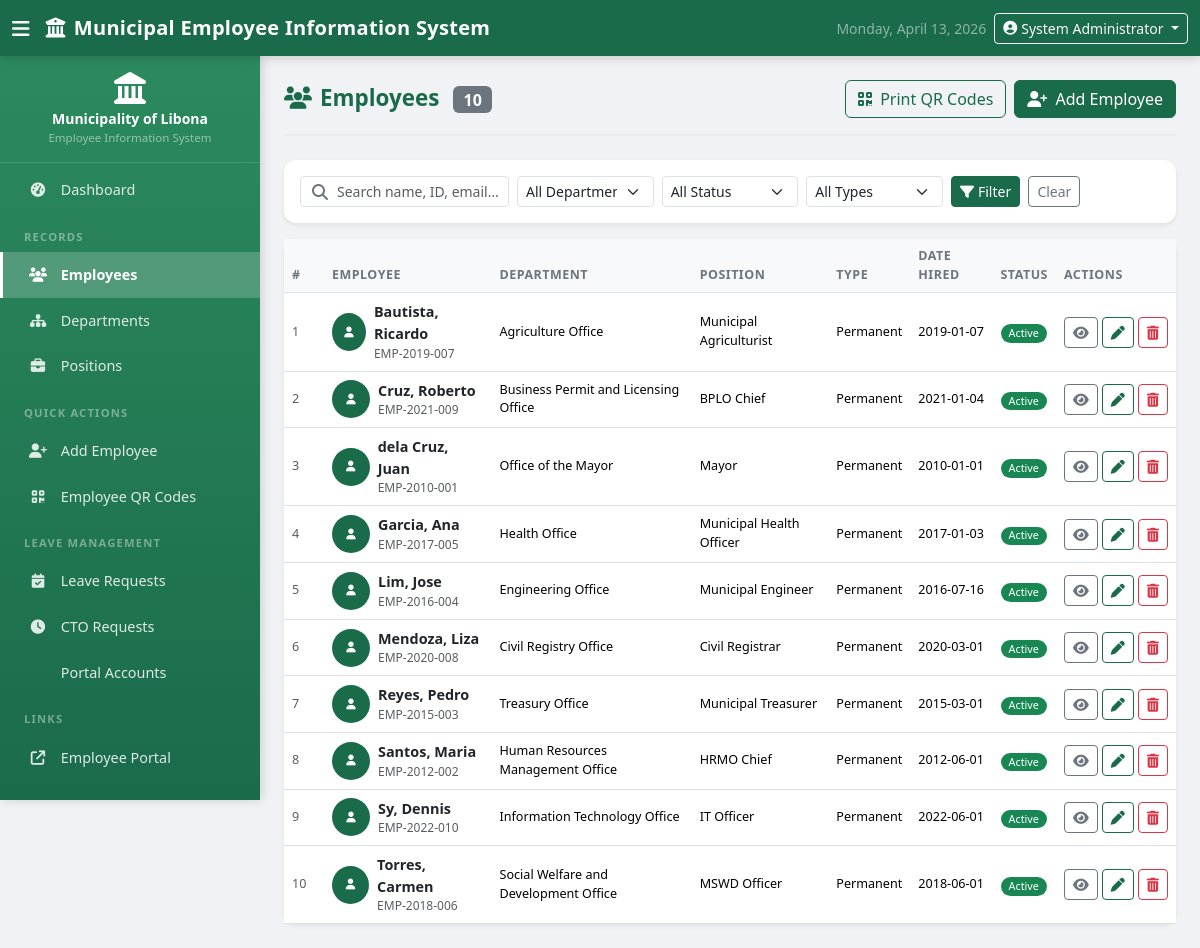
The page /employees/index.php (signed in) on the database its author committed.
### tables this page shows
CREATE TABLE IF NOT EXISTS `employees` (
  `id`                  INT(11)      NOT NULL AUTO_INCREMENT,
  `employee_id`         VARCHAR(20)  NOT NULL,
  `first_name`          VARCHAR(50)  NOT NULL,
  `last_name`           VARCHAR(50)  NOT NULL,
  `middle_name`         VARCHAR(50)  DEFAULT NULL,
  `suffix`              VARCHAR(10)  DEFAULT NULL,
  `gender`              ENUM('Male','Female') NOT NULL,
  `birthdate`           DATE         NOT NULL,
  `civil_status`        ENUM('Single','Married','Widowed','Separated','Divorced') NOT NULL,
  `address`             TEXT         NOT NULL,
  `contact_number`      VARCHAR(20)  DEFAULT NULL,
  `email`               VARCHAR(100) DEFAULT NULL,
  `department_id`       INT(11)      DEFAULT NULL,
  `position_id`         INT(11)      DEFAULT NULL,
  `employment_status`   ENUM('Active','Inactive','On Leave','Resigned','Retired') NOT NULL DEFAULT 'Active',
  `employment_type`     ENUM('Permanent','Job Order/ Contractual','Casual','Coterminous') NOT NULL,
  `date_hired`          DATE         NOT NULL,
  `photo`               VARCHAR(255) DEFAULT NULL,
  `tin_number`          VARCHAR(20)  DEFAULT NULL,
  `sss_number`          VARCHAR(20)  DEFAULT NULL,
  `gsis_number`         VARCHAR(30)  DEFAULT NULL,
  `philhealth_number`   VARCHAR(30)  DEFAULT NULL,
  `pagibig_number`              VARCHAR(20)   DEFAULT NULL,
  `height`                      VARCHAR(20)   DEFAULT NULL,
  `weight`                      VARCHAR(20)   DEFAULT NULL,
  `blood_type`                  ENUM('A+','A-','B+','B-','AB+','AB-','O+','O-') DEFAULT NULL,
  `emergency_contact_name`      VARCHAR(100)  DEFAULT NULL,
  `emergency_contact_address`   TEXT          DEFAULT NULL,
  `emergency_contact_phone`     VARCHAR(20)   DEFAULT NULL,
  `created_at`                  TIMESTAMP     NOT NULL DEFAULT CURRENT_TIMESTAMP,
  `updated_at`                  TIMESTAMP     NOT NULL DEFAULT CURRENT_TIMESTAMP ON UPDATE CURRENT_TIMESTAMP,
  PRIMARY KEY (`id`),
  UNIQUE KEY `uq_employee_id` (`employee_id`),
  KEY `fk_emp_dept` (`department_id`),
  KEY `fk_emp_pos`  (`position_id`),
  CONSTRAINT `fk_emp_dept` FOREIGN KEY (`department_id`)
    REFERENCES `departments` (`id`) ON DELETE SET NULL,
  CONSTRAINT `fk_emp_pos` FOREIGN KEY (`position_id`)
    REFERENCES `positions` (`id`) ON DELETE SET NULL
);

CREATE TABLE IF NOT EXISTS `departments` (
  `id`          INT(11)      NOT NULL AUTO_INCREMENT,
  `name`        VARCHAR(150) NOT NULL,
  `code`        VARCHAR(20)  NOT NULL,
  `description` TEXT,
  `head_name`   VARCHAR(100) DEFAULT NULL,
  `created_at`  TIMESTAMP    NOT NULL DEFAULT CURRENT_TIMESTAMP,
  `updated_at`  TIMESTAMP    NOT NULL DEFAULT CURRENT_TIMESTAMP ON UPDATE CURRENT_TIMESTAMP,
  PRIMARY KEY (`id`),
  UNIQUE KEY `uq_code` (`code`)
);

CREATE TABLE IF NOT EXISTS `positions` (
  `id`            INT(11)      NOT NULL AUTO_INCREMENT,
  `title`         VARCHAR(150) NOT NULL,
  `department_id` INT(11)      DEFAULT NULL,
  `salary_grade`  INT(3)       DEFAULT NULL,
  `description`   TEXT,
  `created_at`    TIMESTAMP    NOT NULL DEFAULT CURRENT_TIMESTAMP,
  PRIMARY KEY (`id`),
  KEY `fk_pos_dept` (`department_id`),
  CONSTRAINT `fk_pos_dept` FOREIGN KEY (`department_id`)
    REFERENCES `departments` (`id`) ON DELETE SET NULL
);

### employees/index.php (the view, shortened to what this page needs)
<?php
require_once __DIR__ . '/../config/config.php';
$db = getDB();
$search    = trim($_GET['search'] ?? '');
$where  = [];
$params = [];
$whereSql = $where ? 'WHERE ' . implode(' AND ', $where) : '';
$sql  = "SELECT e.id, e.employee_id, e.first_name, e.last_name, e.gender,
                e.contact_number, e.email, e.photo,
                e.employment_status, e.employment_type, e.date_hired,
                d.name AS dept_name, p.title AS position_title
         FROM employees e
         LEFT JOIN departments d ON d.id = e.department_id
         LEFT JOIN positions   p ON p.id = e.position_id
         {$whereSql}
         ORDER BY e.last_name, e.first_name";
$stmt = $db->prepare($sql);
$stmt->execute($params);
$employees = $stmt->fetchAll();
require_once __DIR__ . '/../includes/header.php';
?>
<div class="page-header">
    <h2><i class="fas fa-users me-2"></i>Employees
        <span class="badge bg-secondary ms-2 fs-6"><?= count($employees) ?></span>
    </h2>
    <div class="d-flex gap-2 no-print">
        <a href="<?= BASE_URL ?>/employees/qr_codes.php" class="btn btn-outline-primary">
            <i class="fas fa-qrcode me-1"></i> Print QR Codes
        </a>
        <a href="<?= BASE_URL ?>/employees/add.php" class="btn btn-primary">
            <i class="fas fa-user-plus me-1"></i> Add Employee
        </a>
    </div>
</div>
<div class="card shadow-sm mb-3 no-print">
    <div class="card-body py-3">
        <form method="GET" action="" class="row g-2 align-items-end">
            <div class="col-sm-4 col-lg-3">
                <div class="search-wrapper">
                    <i class="fas fa-search search-icon"></i>
                    <input type="text" name="search" id="tableSearch"
                           class="form-control form-control-sm"
                           placeholder="Search name, ID, email…"
                           value="<?= e($search) ?>">
                </div>
            </div>
            <div class="col-sm-3 col-lg-2">
                <select name="dept" id="deptFilter" class="form-select form-select-sm">
                    <option value="">All Departments</option>
                </select>
            </div>
            <div class="col-sm-3 col-lg-2">
                <select name="status" id="statusFilter" class="form-select form-select-sm">
                    <option value="">All Status</option>
                </select>
            </div>
            <div class="col-sm-3 col-lg-2">
                <select name="type" class="form-select form-select-sm">
                    <option value="">All Types</option>
                </select>
            </div>
            <div class="col-auto">
                <button type="submit" class="btn btn-primary btn-sm">
                    <i class="fas fa-filter me-1"></i>Filter
                </button>
                <a href="<?= BASE_URL ?>/employees/index.php"
                   class="btn btn-outline-secondary btn-sm ms-1">
                    Clear
                </a>
            </div>
        </form>
    </div>
</div>
<div class="card shadow-sm">
    <div class="card-body p-0">
        <div class="table-responsive">
            <table class="table table-hover mb-0">
                <thead>
                    <tr>
                        <th style="width:40px">#</th>
                        <th>Employee</th>
                        <th>Department</th>
                        <th>Position</th>
                        <th>Type</th>
                        <th>Date Hired</th>
                        <th>Status</th>
                        <th class="no-print" style="width:120px">Actions</th>
                    </tr>
                </thead>
                <tbody>
                <?php if (empty($employees)): ?>
                <tr>
                    <td colspan="8" class="text-center text-muted py-4">
                        <i class="fas fa-users fa-2x d-block mb-2 opacity-25"></i>
                        No employees found.
                        <a href="<?= BASE_URL ?>/employees/add.php">Add the first one →</a>
                    </td>
                </tr>
                <?php else: ?>
                <?php foreach ($employees as $i => $emp): ?>
                <tr>
                    <td class="text-muted small align-middle"><?= $i + 1 ?></td>
                    <td class="align-middle">
                        <div class="d-flex align-items-center gap-2">
                            <?php if ($emp['photo'] && file_exists(UPLOAD_DIR . $emp['photo'])): ?>
                                <img src="<?= UPLOAD_URL . e($emp['photo']) ?>"
                                     class="emp-photo-sm" alt="">
                            <?php else: ?>
                                <div class="emp-photo-placeholder-sm">
                                </div>
                            <?php endif; ?>
                            <div>
                                <a href="<?= BASE_URL ?>/employees/view.php?id=<?= $emp['id'] ?>"
                                   class="text-decoration-none fw-semibold text-dark">
                                    <?= e($emp['last_name'] . ', ' . $emp['first_name']) ?>
                                </a>
                                <div class="text-muted" style="font-size:.75rem">
                                    <?= e($emp['employee_id']) ?>
                                </div>
                            </div>
                        </div>
                    </td>
                    <td class="small align-middle"
                        data-dept="<?= e($emp['dept_name'] ?? '') ?>">
                        <?= e($emp['dept_name'] ?? '—') ?>
                    </td>
                    <td class="small align-middle"><?= e($emp['position_title'] ?? '—') ?></td>
                    <td class="small align-middle"><?= e($emp['employment_type']) ?></td>
                    <td class="small align-middle"><?= e($emp['date_hired']) ?></td>
                    <td class="align-middle"
                        data-status="<?= e($emp['employment_status']) ?>">
                        <?= statusBadge($emp['employment_status']) ?>
                    </td>
                    <td class="align-middle no-print">
                        <div class="d-flex gap-1">
                            <a href="<?= BASE_URL ?>/employees/view.php?id=<?= $emp['id'] ?>"
                               class="btn btn-sm btn-outline-secondary" title="View">
                                <i class="fas fa-eye"></i>
                            </a>
                            <a href="<?= BASE_URL ?>/employees/edit.php?id=<?= $emp['id'] ?>"
                               class="btn btn-sm btn-outline-primary" title="Edit">
                                <i class="fas fa-pen"></i>
                            </a>
                            <form method="POST"
                                  action="<?= BASE_URL ?>/employees/delete.php"
                                  class="form-delete d-inline">
                                <button type="submit" class="btn btn-sm btn-outline-danger"
                                        title="Delete">
                                    <i class="fas fa-trash-alt"></i>
                                </button>
                            </form>
                        </div>
                    </td>
                </tr>
                <?php endforeach; ?>
                <?php endif; ?>
                </tbody>
            </table>
        </div>
    </div>
</div>
<?php require_once __DIR__ . '/../includes/footer.php'; ?>

### config/config.php (shortened to what this page needs)
<?php
function e(?string $str): string {
    return htmlspecialchars((string)$str, ENT_QUOTES | ENT_SUBSTITUTE, 'UTF-8');
}
function statusBadge(string $status): string {
    $map = [
        'Active'   => 'success',
        'Inactive' => 'secondary',
        'On Leave' => 'warning',
        'Resigned' => 'danger',
        'Retired'  => 'info',
    ];
    $class = $map[$status] ?? 'secondary';
    return '<span class="badge bg-' . $class . ' badge-status">' . e($status) . '</span>';
}

### assets/css/style.css (style rules this page uses)
:root { --sidebar-width : 260px; --navbar-height : 56px; --primary : #1a6b4a; --primary-dark : #0f4530; --primary-mid : #2c8a5e; --accent : #3fbf7f; --sidebar-text : rgba(255,255,255,.85); --radius : 12px; }
body { font-family : 'Segoe UI', Tahoma, Geneva, Verdana, sans-serif; background-color: #f0f2f5; color : #333; }
.card { border : none; border-radius: var(--radius); box-shadow : 0 2px 12px rgba(0,0,0,.07); }
.table { font-size: .9rem; }
.table thead th { font-size : .78rem; font-weight : 700; text-transform: uppercase; letter-spacing: .5px; color : #6c757d; background : #f8f9fa; border-bottom-width: 1px; }
.table tbody tr { transition: background-color .15s; }
.btn-primary { background-color: var(--primary); border-color: var(--primary); }
.btn-outline-primary { color: var(--primary); border-color: var(--primary); }
.page-header { display : flex; align-items : center; justify-content: space-between; margin-bottom : 1.5rem; padding-bottom : 1rem; border-bottom : 2px solid #e9ecef; }
.page-header h2 { font-size : 1.4rem; font-weight: 700; color : var(--primary); margin : 0; }
.badge-status { padding: .35em .75em; border-radius: 20px; font-weight: 500; }
.emp-photo-placeholder-sm { width : 38px; height : 38px; border-radius : 50%; background : var(--primary); display : inline-flex; align-items : center; justify-content: center; font-size : .9rem; color : #fff; }
.search-wrapper { position: relative; }
.search-wrapper .search-icon { position : absolute; left : 12px; top : 50%; transform: translateY(-50%); color : #6c757d; }
.search-wrapper input { padding-left: 36px; }

### rows shown on the page
employees: last_name+first_name "Bautista, Ricardo", employee "EMP-2019-007", department.name "Agriculture Office", position.title "Municipal Agriculturist", employment_type "Permanent", date_hired "2019-01-07", employment_status "Active"
employees: last_name+first_name "Cruz, Roberto", employee "EMP-2021-009", department.name "Business Permit and Licensing Office", position.title "BPLO Chief", employment_type "Permanent", date_hired "2021-01-04", employment_status "Active"
employees: last_name+first_name "dela Cruz, Juan", employee "EMP-2010-001", department.name "Office of the Mayor", position.title "Mayor", employment_type "Permanent", date_hired "2010-01-01", employment_status "Active"
employees: last_name+first_name "Garcia, Ana", employee "EMP-2017-005", department.name "Health Office", position.title "Municipal Health Officer", employment_type "Permanent", date_hired "2017-01-03", employment_status "Active"
employees: last_name+first_name "Lim, Jose", employee "EMP-2016-004", department.name "Engineering Office", position.title "Municipal Engineer", employment_type "Permanent", date_hired "2016-07-16", employment_status "Active"
employees: last_name+first_name "Mendoza, Liza", employee "EMP-2020-008", department.name "Civil Registry Office", position.title "Civil Registrar", employment_type "Permanent", date_hired "2020-03-01", employment_status "Active"
employees: last_name+first_name "Reyes, Pedro", employee "EMP-2015-003", department.name "Treasury Office", position.title "Municipal Treasurer", employment_type "Permanent", date_hired "2015-03-01", employment_status "Active"
employees: last_name+first_name "Santos, Maria", employee "EMP-2012-002", department.name "Human Resources Management Office", position.title "HRMO Chief", employment_type "Permanent", date_hired "2012-06-01", employment_status "Active"
employees: last_name+first_name "Sy, Dennis", employee "EMP-2022-010", department.name "Information Technology Office", position.title "IT Officer", employment_type "Permanent", date_hired "2022-06-01", employment_status "Active"
employees: last_name+first_name "Torres, Carmen", employee "EMP-2018-006", department.name "Social Welfare and Development Office", position.title "MSWD Officer", employment_type "Permanent", date_hired "2018-06-01", employment_status "Active"

### other values the page prints
APP_NAME "Municipal Employee Information System"
$_SESSION['full_name'] "System Administrator"
MUNICIPALITY "Municipality of Libona"
count($employees) "10"
